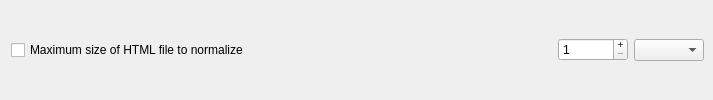
            <widget class="QFrame" name="limitFrame_7">
             <property name="minimumSize">
              <size>
               <width>0</width>
               <height>0</height>
              </size>
             </property>
             <property name="frameShape">
              <enum>QFrame::NoFrame</enum>
             </property>
             <property name="frameShadow">
              <enum>QFrame::Raised</enum>
             </property>
             <layout class="QHBoxLayout" name="horizontalLayout_18">
              <property name="topMargin">
               <number>2</number>
              </property>
              <property name="rightMargin">
               <number>9</number>
              </property>
              <property name="bottomMargin">
               <number>2</number>
              </property>
              <item>
               <widget class="QCheckBox" name="pwmaxSizeHTMLFileToNormalizeCheckBox">
                <property name="text">
                 <string>Maximum size of HTML file to normalize</string>
                </property>
               </widget>
              </item>
              <item>
               <spacer name="horizontalSpacer_11">
                <property name="orientation">
                 <enum>Qt::Horizontal</enum>
                </property>
                <property name="sizeHint" stdset="0">
                 <size>
                  <width>303</width>
                  <height>20</height>
                 </size>
                </property>
               </spacer>
              </item>
              <item>
               <widget class="QSpinBox" name="pwmaxSizeHTMLFileToNormalizeSpinBox">
                <property name="minimumSize">
                 <size>
                  <width>70</width>
                  <height>0</height>
                 </size>
                </property>
                <property name="buttonSymbols">
                 <enum>QAbstractSpinBox::PlusMinus</enum>
                </property>
                <property name="minimum">
                 <number>1</number>
                </property>
                <property name="maximum">
                 <number>999</number>
                </property>
               </widget>
              </item>
              <item>
               <widget class="QComboBox" name="pwmaxSizeHTMLFileToNormalizeComboBox">
                <property name="minimumSize">
                 <size>
                  <width>70</width>
                  <height>0</height>
                 </size>
                </property>
                <item>
                 <property name="text">
                  <string/>
                 </property>
                </item>
                <item>
                 <property name="text">
                  <string>K</string>
                 </property>
                </item>
                <item>
                 <property name="text">
                  <string>M</string>
                 </property>
                </item>
               </widget>
              </item>
             </layout>
            </widget>
